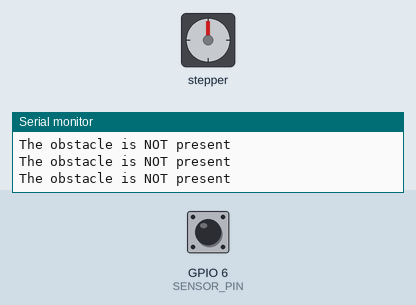
Recording of a sketch running on a simulated ESP32-S3. Parts: stepper motor, the last lines printed to the serial monitor. The inputs (shaded band) are chosen by the test bench; at power-on: GPIO 6 (SENSOR_PIN) HIGH. Stepper angles assume 200 steps per turn.

Above: at 1.2 s.
1.3 s: GPIO 6 (SENSOR_PIN) driven LOW
At 1.49 s:
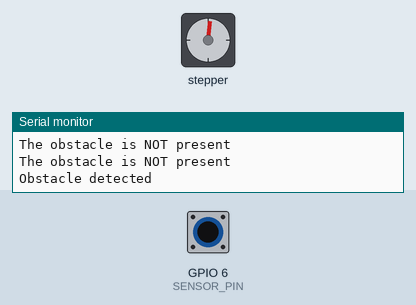
4.3 s: GPIO 6 (SENSOR_PIN) driven HIGH
At 5.3 s:
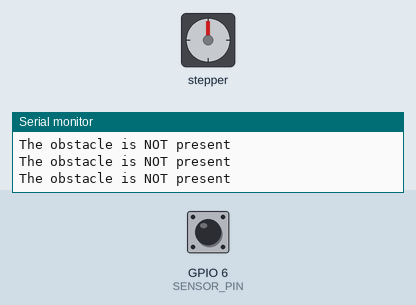
7.3 s: GPIO 6 (SENSOR_PIN) pulsed LOW 2 times (0.12 s each, 0.3 s apart)
At 7.79 s:
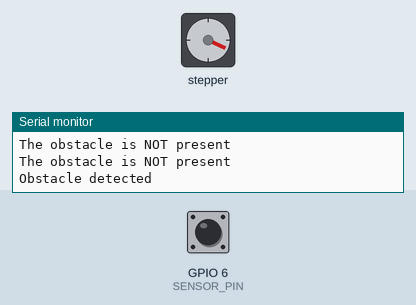
10.9 s: GPIO 6 (SENSOR_PIN) pulsed LOW 5 times (0.12 s each, 0.3 s apart)
At 11.69 s:
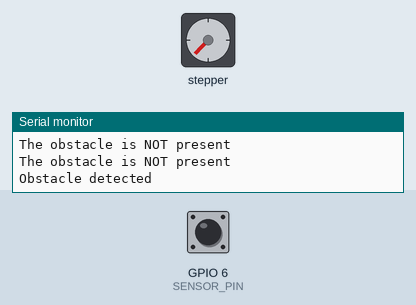
Timing chart, 0 to 13.9 s (numbered marks = the images above; inputs shaded):
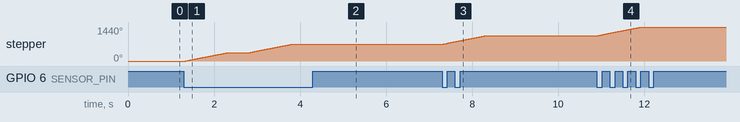

The sketch:

stepper_oneRevolution.ino
```cpp
/*
 Stepper Motor Control - one revolution

 This program drives a unipolar or bipolar stepper motor.
 The motor is attached to digital pins 8 - 11 of the Arduino.

 The motor should revolve one revolution in one direction, then
 one revolution in the other direction.


 Created 11 Mar. 2007
 Modified 30 Nov. 2009
 by Tom Igoe

 */

#include <Stepper.h>

const int stepsPerRevolution = 200;  // change this to fit the number of steps per revolution
// for your motor

#define SENSOR_PIN 6 // ESP32 pin GPIO18 connected to OUT pin of IR obstacle avoidance sensor

// initialize the stepper library on pins 8 through 11:
Stepper myStepper(stepsPerRevolution, 8, 9, 10, 11);

void setup() {
  // set the speed at 60 rpm:
  myStepper.setSpeed(60);

  // initialize the Arduino's pin as an input
  pinMode(SENSOR_PIN, INPUT);

  // initialize the serial port:
  Serial.begin(9600);
}

void loop() {
  // step one revolution  in one direction:

  int state = digitalRead(SENSOR_PIN);

  if (state == LOW)
  {
    Serial.println("Obstacle detected");
    myStepper.step(stepsPerRevolution);
    delay(500);
  }
  else
  {
    Serial.println("The obstacle is NOT present");
  }
}
```

Measured:
- after the input at 1.3 s, stepper: turns 360° clockwise in 0.98 s, then 360° clockwise in 0.98 s
- after the input at 4.3 s, stepper: stays 720° (without the input it goes to 727° after 0.04 s)
- after the input at 7.3 s, stepper: turns 360° clockwise in 0.98 s, starting at once
- after the input at 10.9 s, stepper: turns 360° clockwise in 0.98 s, starting at once
